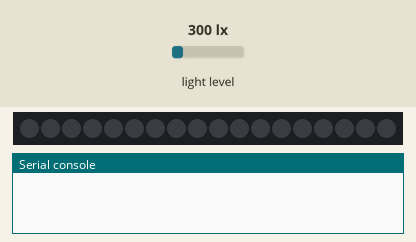
Bench run of a program on a simulated ESP32 board running CircuitPython. Parts: 18 RGB LEDs in strip order, left to right, the last lines printed to the serial console. The test bench sets the inputs (shaded band); at power-on: light level 300 lx. Dim RGB values are drawn brighter than linear; the clock reads 2024-03-15 10:24:30 at power-on unless the program sets it; random numbers come from a fixed seed; the GPS gets a fix after 3 s at 37.7749, -122.4194 with 8 satellites; requests to the public web service named in the program get a made-up reply in its usual format after 0.4 s (London, UTC, broken clouds, 64 % humidity, 1013 hPa unless stated); values from a settings file that is not in the repository are placeholders.

Above: at 2.7 s.
2.8 s: light level set to 40 lx
At 4.8 s:
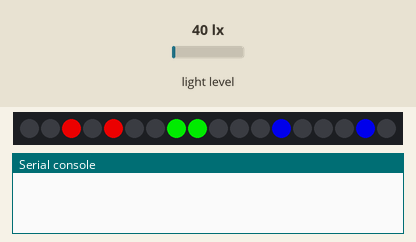
At 9.8 s:
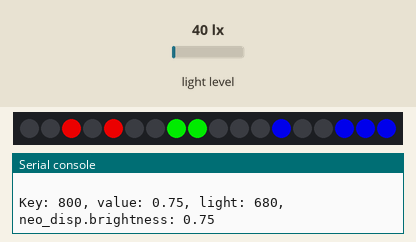
Timing chart, 0 to 11.3 s (numbered marks = the images above; inputs shaded):
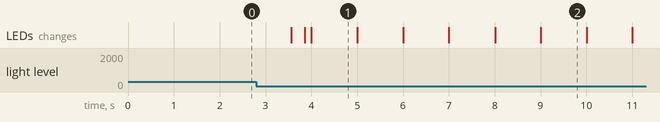

The program:

lightbeam.py
```python
import time
import busio
import board
import os
import neopixel
import adafruit_ntp
import socketpool
import wifi
import adafruit_veml7700
import adafruit_ds3231
from random import randint
from collections import OrderedDict
import digitalio
import asyncio
import adafruit_gps
import adafruit_requests
from adafruit_datetime import datetime
import math


"""
Lightbeam S3

Use on CircuitPython 9.0.0 or later

https://github.com/besser435/Lightbeam-S3
Hardware and software by besser


TODO
move stuff to settings.toml
Create proper CP build and update pins in this file

"""

TZ_OFFSET = -7
TZ_REGION = "America/Phoenix"
NTP_SERVER = "pool.ntp.org" #TODO maybe just use pool.ntp.org instead of worldtimeapi. more reliable probably
USE_GPS_OVER_NTP = False

MAX_BRIGHTNESS = 0.4    # TODO if USB is connected, set to 0.1 to avoid overcurrent
SHUTOFF_LUX_THRESHOLD = 13

color_options = {
    # damn, us queer folk have the best color combos 💯🥵 (color wheels hard)
    1:((96, 96, 96, 96), (255, 255, 0), (61, 26, 120)),     # Enby
    2:((255, 0, 0), (0, 255, 0), (0, 0, 255)),              # RGB
    3:((214, 2, 112), (155, 79, 150), (0, 56, 168)),        # Bi
    4:((255, 5, 5), (110, 80, 80, 80), (5, 0, 255)),        # USA   # destroy the patriarchy 😤
    5:((255, 33, 140), (255, 216, 0), (33, 177, 255)),      # Pan
    6:((3, 252, 206), (165, 3, 252), (65, 252, 3)),         # Cyan, Purple, Green   # i need to learn color theory
    7:((96, 96, 96, 96), (255, 112, 193), (91, 206, 250)),  # Trans
    8:((255, 20, 0), (255, 154, 0), (15, 0, 215))           # Arizona   # copper color is a fuck
}


# Hardware, WiFi, NTP, Color setup
#ldo = digitalio.DigitalInOut(board.LDO2)
#ldo.direction = digitalio.Direction.OUTPUT
#ldo.value = True

i2c = busio.I2C(scl=board.IO14, sda=board.IO12, frequency=400_000)

neo_disp = neopixel.NeoPixel(board.IO3, 18, brightness=0.0, auto_write=False, bpp=4)

#neo_mcu = neopixel.NeoPixel(board.IO2, 1, brightness=1, auto_write=False, bpp=4)

gnss = adafruit_gps.GPS_GtopI2C(i2c, debug=False)
#gnss_pps = digitalio.DigitalInOut(board.)
#gnss_pps.direction = digitalio.Direction.INPUT

rtc = adafruit_ds3231.DS3231(i2c)

veml = adafruit_veml7700.VEML7700(i2c)
veml.ALS_800MS
veml.ALS_GAIN_2


wifi.radio.connect(os.getenv("CIRCUITPY_WIFI_SSID"), os.getenv("CIRCUITPY_WIFI_PASSWORD"))
print(f"Connected to: {os.getenv('CIRCUITPY_WIFI_SSID')}")
print(f"IP Address: {wifi.radio.ipv4_address}")

pool = socketpool.SocketPool(wifi.radio)
ntp = adafruit_ntp.NTP(pool, tz_offset=TZ_OFFSET, server=NTP_SERVER)

requests = adafruit_requests.Session(pool, pool)


last_sync = None
time_now = None
time_bin = None

h_color = (255, 0, 0, 0)
m_color = (0, 255, 0, 0)
s_color = (0, 0, 255, 0)


async def brightness_fade(pixel: object, target_brightness: float, duration: float) -> None:
    """
    Should be its own library at some point.

    Depending on the NeoPixels used, it might not be a linear fade.
    In some cases, it will fade faster at lower brightnesses.
    """


    print(f"Target_brightness: {target_brightness}, duration: {duration}")


    original_brightness = pixel.brightness
    steps = int(duration * 300)

    # Determine if increasing or decreasing brightness
    if target_brightness > original_brightness:
        step_value = (target_brightness - original_brightness) / steps
    else:
        step_value = (original_brightness - target_brightness) / steps

    # Brightness fade
    for i in range(steps + 1):
        if target_brightness > original_brightness:
            new_brightness = original_brightness + i * step_value   # Positive fade
        else:
            new_brightness = original_brightness - i * step_value   # Negative fade

        pixel.brightness = new_brightness
        pixel.show()
        await asyncio.sleep(duration / steps)
    pixel.brightness = target_brightness  # Ensure we get there / avoid float rounding errors
    pixel.show()


async def set_brightness(): # TODO if 0, disable back pixel. else 100% brightness BUG does not call brightness_fade()
    while True:
        light = veml.light

        brightness_lookup = OrderedDict([   # OrderedDict; more CircuitPython fuckery (WHY IS IT NOT ORDERED!?)
            (50, 0.07),
            (120, 0.15),
            (300, 0.25),
            (400, 0.4),
            (600, 0.55),
            (800, 0.75),
            (1500, 1)
        ])


        for key, value in brightness_lookup.items():
            if light < SHUTOFF_LUX_THRESHOLD:
                await brightness_fade(neo_disp, 0, 0.3)
                break
            if light < key:
                await brightness_fade(neo_disp, value, 0.3)
                break
            elif light > key:
                brightness_fade(neo_disp, 1, 0.3)


        print(f"Key: {key}, value: {value}, light: {light}, neo_disp.brightness: {neo_disp.brightness}")

        await asyncio.sleep(2)


async def ntp_sync_rtc():
    global last_sync
    global time_now

    while True:
        try:
            print("Syncing time from NTP server...")

            #ntp_time = ntp.datetime
            #rtc.datetime = ntp_time     # Update RTC datetime with NTP datetime
            #last_sync = ntp_time


            request = requests.get(f"http://worldtimeapi.org/api/timezone/{TZ_REGION}")

            time = request.json()["datetime"]
            dt_object = datetime.fromisoformat(time)
            time_struct = dt_object.timetuple()

            rtc.datetime = time_struct
            last_sync = time_struct


            delay = 3600 + randint(-5, 5)
            await asyncio.sleep(delay)  # BUG randomization does not apply.
                                                        # only because it is declared once, and that value is reused?
        except Exception as e:
            print(f"Time Update error: {e}")


async def gnss_sync_rtc():
    global last_sync
    global time_now

    while True:
        print("Syncing time from GNSS...")


        gnss.update()
        print(f"GNSS 3D Fix: {gnss.fix_quality_3d}")
        print(f"GNSS Sats: {gnss.satellites}")

        if gnss.has_fix:
            # rtc.datetime = (gnss.timestamp_utc.tm_year,
            #                 gnss.timestamp_utc.tm_mon,
            #                 gnss.timestamp_utc.tm_mday,
            #                 gnss.timestamp_utc.tm_hour,
            #                 gnss.timestamp_utc.tm_min,
            #                 gnss.timestamp_utc.tm_sec, 0, 0
            #                 )

            # last_sync = gnss.timestamp_utc
            print(f"GNSS Time: {gnss.timestamp_utc.tm_hour}:{gnss.timestamp_utc.tm_min}:{gnss.timestamp_utc.tm_sec}")
            pass

        await asyncio.sleep(1)


async def pick_color():
    global h_color, m_color, s_color
    global color_choice
    current_colors = (h_color, m_color, s_color)

    while True: # Randomly pick an option from color_options and ensure it's not the current one
        color_choice = randint(1, len(color_options))  # Number of color options
        new_colors = color_options[color_choice]

        if new_colors != current_colors:
            h_color, m_color, s_color = new_colors
            break


async def update_times():    # very funky, some stuff is done twice and is stupid
    global time_now
    global time_bin

    while True:
        # Update time
        time_now = rtc.datetime

        # Update binary time
        hours = time_now.tm_hour
        mins = time_now.tm_min
        secs = time_now.tm_sec

        bin_hours = bin(hours)[2:]  # CircuitPython doesn't have zfill
        bin_hours = "0" * (6 - len(bin_hours)) + bin_hours

        bin_mins = bin(mins)[2:]
        bin_mins = "0" * (6 - len(bin_mins)) + bin_mins

        bin_secs = bin(secs)[2:]
        bin_secs = "0" * (6 - len(bin_secs)) + bin_secs


        time_bin = bin_hours, bin_mins, bin_secs

        await asyncio.sleep(0)


async def paint_display():
    hour_checked = None

    while True:
        if last_sync:
            bin_hours, bin_mins, bin_secs = time_bin
            binary_values = bin_hours + bin_mins + bin_secs
            zero_color = (0, 0, 0, 0)


        if time_now.tm_hour != hour_checked:    # Change color every hour
            hour_checked = time_now.tm_hour
            await pick_color()


        for i in range(len(binary_values)):
            if i < 6:
                target_color = h_color if binary_values[i] == "1" else zero_color
            elif i < 12:
                target_color = m_color if binary_values[i] == "1" else zero_color
            else:
                target_color = s_color if binary_values[i] == "1" else zero_color
            neo_disp[i] = target_color

        neo_disp.show()

        await asyncio.sleep(0)


async def info_print():
    while True:
        print(f"Dec Time: {time_now.tm_hour:02d}:{time_now.tm_min:02d}:{time_now.tm_sec:02d}")
        print(f"Bin Time: {time_bin[0]}:{time_bin[1]}:{time_bin[2]}")
        print(f"Last sync: {last_sync.tm_hour:02d}:{last_sync.tm_min:02d}:{last_sync.tm_sec:02d}")

        print(f"Using color set {color_choice}, with colors {h_color}, {m_color}, {s_color}")

        print("\n\n")

        await asyncio.sleep(0.5)


async def main():
    print("Lightbeam S3")

    await pick_color()


    set_brightness_task = asyncio.create_task(set_brightness())
    ntp_sync_rtc_task = asyncio.create_task(ntp_sync_rtc())
    #gnss_sync_rtc_task = asyncio.create_task(gnss_sync_rtc())
    update_times_task = asyncio.create_task(update_times())
    paint_display_task = asyncio.create_task(paint_display())
    info_print_task = asyncio.create_task(info_print())

    await asyncio.gather(set_brightness_task,
                        ntp_sync_rtc_task,
                        #gnss_sync_rtc_task,
                        update_times_task,
                        paint_display_task,
                        info_print_task
                        )

asyncio.run(main())
```

Measured:
- after the input at 2.8 s, the LEDs: first change after 0.76 s (image 1 shows a later state)
- what the display in image 2 shows lasts 1.0 s, from 9.0 s to 10.0 s
